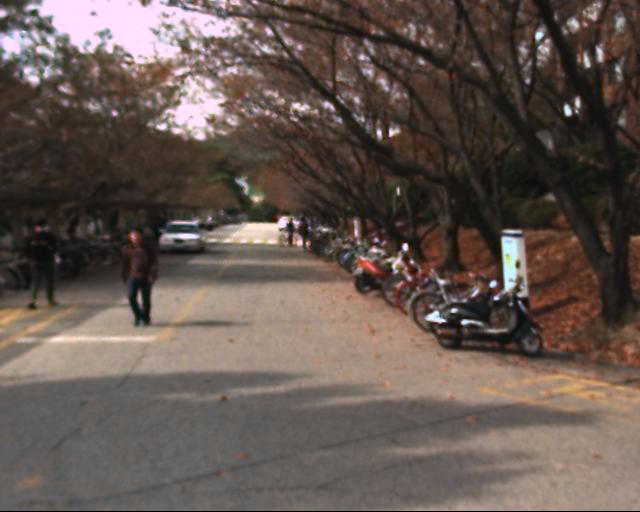
#> input picture images/visible_I01689.png, 640 x 512 px
$ python project_images.py
#> lines starting #> are read from the running program, lines starting #| are printed output that depends on the picture
#!/usr/bin/env python3
# encoding: utf-8

import cv2
import numpy as np
import os
import glob

# Cargar las imágenes base
lwir_image_path = 'images/lwir_I01689.png'
visible_image_path = lwir_image_path.replace('lwir', 'visible')
visible_image = cv2.imread(visible_image_path)
#> visible_image is the input picture: shape (512, 640, 3); mean B, G, R 80.6, 86.9, 100.2
lwir_image = cv2.imread(lwir_image_path, cv2.IMREAD_GRAYSCALE)
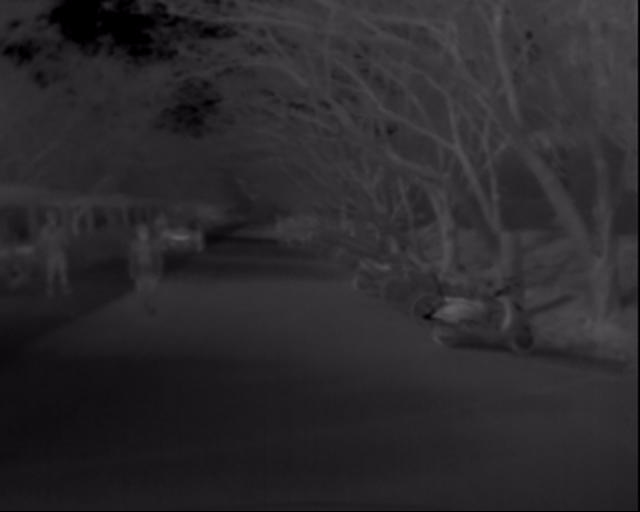
#> input picture images/lwir_I01689.png, 640 x 512 px
#> lwir_image: shape (512, 640); min 0, max 95, mean 41.1

print(f"{visible_image.shape = }; {lwir_image.shape = }")
#| visible_image.shape = (512, 640, 3); lwir_image.shape = (512, 640)

# Función para buscar y cargar imágenes corregidas
def load_corrected_images(base_path, pattern):
    base_shape = visible_image.shape
    glob.glob(pattern)
    corrected_images = []
    corrected_files = glob.glob(pattern)
    for file in corrected_files:
        corrected_image = cv2.imread(file, cv2.IMREAD_GRAYSCALE)
        if corrected_image.shape != base_shape:
            corrected_image = cv2.resize(corrected_image, (base_shape[1], base_shape[0]))
            corrected_images.append((file, corrected_image))
    return corrected_images

# Buscar todas las imágenes corregidas
pattern = os.path.join('plot', 'lwir_I01689_*.png')
corrected_images = load_corrected_images(lwir_image_path, pattern)
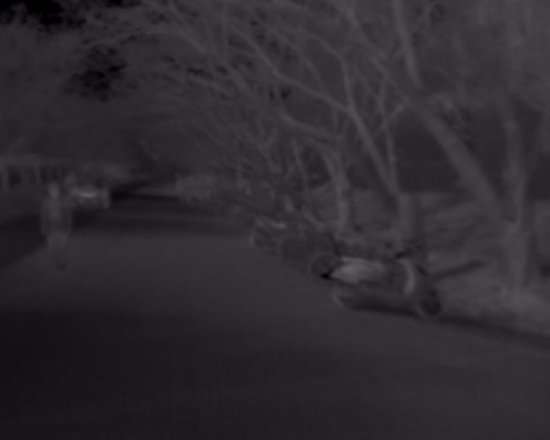
#> input picture plot/lwir_I01689_corrected.png, 550 x 440 px
#> corrected_images = 1 item
print(f"Check image projection with: {[data[0] for data in corrected_images]}")
#| Check image projection with: ['plot/lwir_I01689_corrected.png']

# Función para actualizar la imagen mostrada con la superposición
def update_overlay(alpha):
    lwir_image_eq = cv2.equalizeHist(lwir_image)
    lwir_image_colored = lwir_image_eq

    overlay1 = visible_image.copy()
    overlay1 = cv2.addWeighted(
        overlay1, 1 - alpha,
        cv2.cvtColor(lwir_image_colored, cv2.COLOR_GRAY2RGB), alpha, 0
    )

    cv2.imshow('Visible + LWIR', overlay1)

    for file, image in corrected_images:
        lwir_image_corrected_eq = cv2.equalizeHist(image)
        lwir_image_corrected_colored = lwir_image_corrected_eq

        overlay2 = visible_image.copy()
        overlay2 = cv2.addWeighted(
            overlay2, 1 - alpha,
            cv2.cvtColor(lwir_image_corrected_colored, cv2.COLOR_GRAY2RGB), alpha, 0
        )

        window_name = os.path.basename(file).split('.')[0]
        cv2.imshow(f'Visible + {window_name}', overlay2)

# Callback para ajustar la transparencia, sincronizando ambos trackbars
def on_trackbar(val):
    alpha = val / 100
    update_overlay(alpha)
    cv2.setTrackbarPos('Transparencia', 'Visible + LWIR', val)
    for file, _ in corrected_images:
        window_name = os.path.basename(file).split('.')[0]
        cv2.setTrackbarPos('Transparencia', f'Visible + {window_name}', val)

alpha = 0.5
cv2.namedWindow('Visible + LWIR')
cv2.createTrackbar('Transparencia', 'Visible + LWIR', int(alpha * 100), 100, on_trackbar)
for file, _ in corrected_images:
    window_name = os.path.basename(file).split('.')[0]
    cv2.namedWindow(f'Visible + {window_name}')
    cv2.createTrackbar('Transparencia', f'Visible + {window_name}', int(alpha * 100), 100, on_trackbar)
#> this loop made 1 pass
#> file on pass 1: 'plot/lwir_I01689_corrected.png'

update_overlay(alpha)
#> in update_overlay, `lwir_image_eq = cv2.equalizeHist(lwir_image)`:
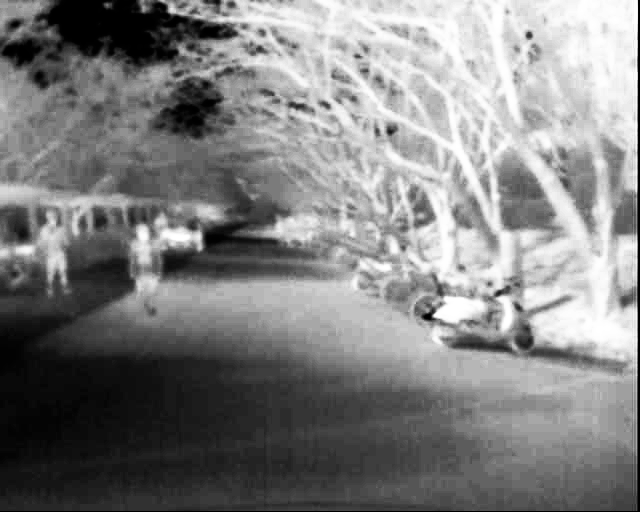
#> lwir_image_eq: shape (512, 640); min 0, max 255, mean 128.6
#> in update_overlay, `overlay1 = cv2.addWeighted( overlay1, 1 - alpha, cv2.cvtColor(lwir_ima..`:
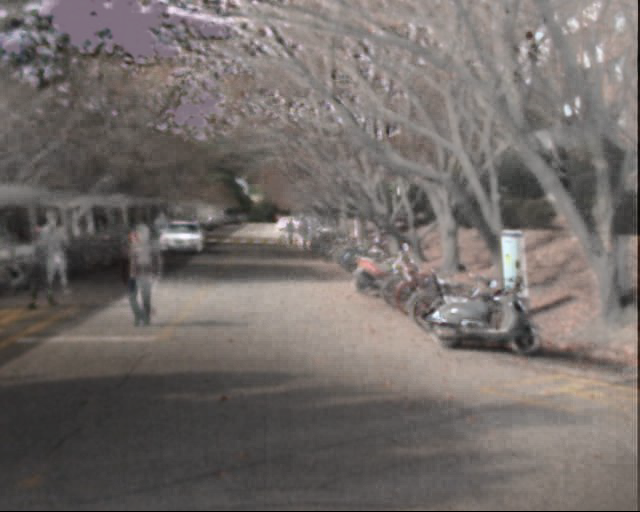
#> overlay1: shape (512, 640, 3); mean B, G, R 104.6, 107.7, 114.4
#> the loop in update_overlay, `for file, image in corrected_images:` made 1 pass
#> pass 1, in update_overlay, `lwir_image_corrected_eq = cv2.equalizeHist(image)`:
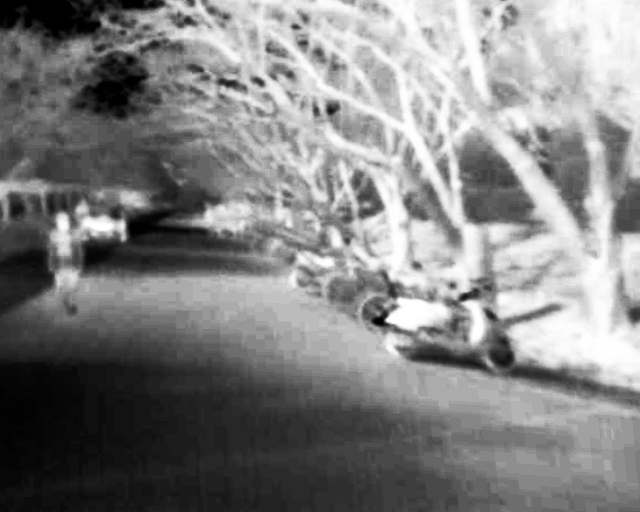
#> lwir_image_corrected_eq: shape (512, 640); min 0, max 255, mean 130.1
#> pass 1, in update_overlay, `overlay2 = cv2.addWeighted( overlay2, 1 - alpha, cv2.cvtColor(lwir_ima..`:
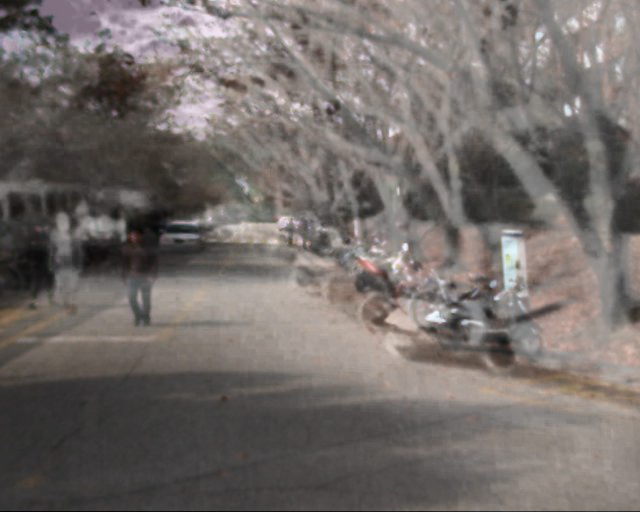
#> overlay2: shape (512, 640, 3); mean B, G, R 105.4, 108.5, 115.1

while True:
    key = cv2.waitKey(0)
#> (key Esc is pressed here)
    if key == 27:  # Tecla 'Esc' para salir
        cv2.destroyAllWindows()
        break
